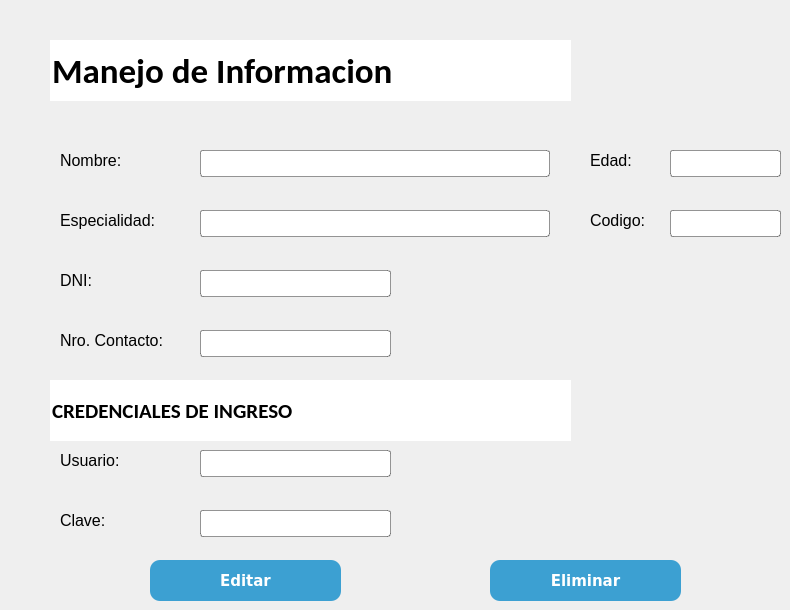
      <widget class="QWidget" name="tab_8">
       <attribute name="title">
        <string>Editar o Eliminar Doctor</string>
       </attribute>
       <widget class="QLineEdit" name="lineEdit_49">
        <property name="geometry">
         <rect>
          <x>200</x>
          <y>510</y>
          <width>191</width>
          <height>27</height>
         </rect>
        </property>
        <property name="font">
         <font>
          <family>Arial</family>
          <pointsize>12</pointsize>
         </font>
        </property>
        <property name="cursor">
         <cursorShape>IBeamCursor</cursorShape>
        </property>
        <property name="styleSheet">
         <string notr="true">background-color: rgb(255, 255, 255);  border: 1px solid rgba(0,0,0, 0.4); border-radius: 3px</string>
        </property>
        <property name="inputMethodHints">
         <set>Qt::ImhDigitsOnly|Qt::ImhFormattedNumbersOnly|Qt::ImhHiddenText|Qt::ImhNoAutoUppercase|Qt::ImhNoPredictiveText|Qt::ImhSensitiveData</set>
        </property>
        <property name="text">
         <string/>
        </property>
        <property name="echoMode">
         <enum>QLineEdit::Password</enum>
        </property>
       </widget>
       <widget class="QLabel" name="label_40">
        <property name="geometry">
         <rect>
          <x>60</x>
          <y>450</y>
          <width>131</width>
          <height>21</height>
         </rect>
        </property>
        <property name="font">
         <font>
          <family>Arial</family>
          <pointsize>12</pointsize>
         </font>
        </property>
        <property name="styleSheet">
         <string notr="true">border-width: 0px</string>
        </property>
        <property name="text">
         <string>Usuario:</string>
        </property>
       </widget>
       <widget class="QLineEdit" name="lineEdit_41">
        <property name="geometry">
         <rect>
          <x>670</x>
          <y>150</y>
          <width>111</width>
          <height>27</height>
         </rect>
        </property>
        <property name="font">
         <font>
          <family>Arial</family>
          <pointsize>12</pointsize>
         </font>
        </property>
        <property name="cursor">
         <cursorShape>IBeamCursor</cursorShape>
        </property>
        <property name="styleSheet">
         <string notr="true">background-color: rgb(255, 255, 255);  border: 1px solid rgba(0,0,0, 0.4); border-radius: 3px</string>
        </property>
        <property name="inputMethodHints">
         <set>Qt::ImhDigitsOnly|Qt::ImhFormattedNumbersOnly</set>
        </property>
        <property name="text">
         <string/>
        </property>
        <property name="readOnly">
         <bool>true</bool>
        </property>
       </widget>
       <widget class="QLabel" name="label_42">
        <property name="geometry">
         <rect>
          <x>60</x>
          <y>270</y>
          <width>61</width>
          <height>21</height>
         </rect>
        </property>
        <property name="font">
         <font>
          <family>Arial</family>
          <pointsize>12</pointsize>
         </font>
        </property>
        <property name="styleSheet">
         <string notr="true">border-width: 0px</string>
        </property>
        <property name="text">
         <string>DNI:</string>
        </property>
       </widget>
       <widget class="QLineEdit" name="lineEdit_48">
        <property name="geometry">
         <rect>
          <x>200</x>
          <y>270</y>
          <width>191</width>
          <height>27</height>
         </rect>
        </property>
        <property name="font">
         <font>
          <family>Arial</family>
          <pointsize>12</pointsize>
         </font>
        </property>
        <property name="cursor">
         <cursorShape>IBeamCursor</cursorShape>
        </property>
        <property name="styleSheet">
         <string notr="true">background-color: rgb(255, 255, 255);  border: 1px solid rgba(0,0,0, 0.4); border-radius: 3px</string>
        </property>
        <property name="inputMethodHints">
         <set>Qt::ImhDigitsOnly|Qt::ImhFormattedNumbersOnly</set>
        </property>
        <property name="text">
         <string/>
        </property>
        <property name="readOnly">
         <bool>true</bool>
        </property>
       </widget>
       <widget class="QLineEdit" name="lineEdit_44">
        <property name="geometry">
         <rect>
          <x>50</x>
          <y>40</y>
          <width>521</width>
          <height>61</height>
         </rect>
        </property>
        <property name="font">
         <font>
          <family>Calibri</family>
          <pointsize>26</pointsize>
          <weight>75</weight>
          <bold>true</bold>
         </font>
        </property>
        <property name="styleSheet">
         <string notr="true">border: none; background-image: transparent</string>
        </property>
        <property name="text">
         <string>Manejo de Informacion</string>
        </property>
       </widget>
       <widget class="QLabel" name="label_41">
        <property name="geometry">
         <rect>
          <x>60</x>
          <y>150</y>
          <width>81</width>
          <height>21</height>
         </rect>
        </property>
        <property name="font">
         <font>
          <family>Arial</family>
          <pointsize>12</pointsize>
         </font>
        </property>
        <property name="styleSheet">
         <string notr="true">border-width: 0px</string>
        </property>
        <property name="text">
         <string>Nombre:</string>
        </property>
       </widget>
       <widget class="QLabel" name="label_46">
        <property name="geometry">
         <rect>
          <x>60</x>
          <y>210</y>
          <width>131</width>
          <height>21</height>
         </rect>
        </property>
        <property name="font">
         <font>
          <family>Arial</family>
          <pointsize>12</pointsize>
          <weight>50</weight>
          <bold>false</bold>
         </font>
        </property>
        <property name="styleSheet">
         <string notr="true">border-width: 0px</string>
        </property>
        <property name="text">
         <string>Especialidad:</string>
        </property>
       </widget>
       <widget class="QLineEdit" name="lineEdit_47">
        <property name="geometry">
         <rect>
          <x>50</x>
          <y>380</y>
          <width>521</width>
          <height>61</height>
         </rect>
        </property>
        <property name="font">
         <font>
          <family>Calibri</family>
          <pointsize>16</pointsize>
          <weight>75</weight>
          <bold>true</bold>
         </font>
        </property>
        <property name="styleSheet">
         <string notr="true">border: none; background-image: transparent</string>
        </property>
        <property name="text">
         <string>CREDENCIALES DE INGRESO</string>
        </property>
       </widget>
       <widget class="QLabel" name="label_44">
        <property name="geometry">
         <rect>
          <x>60</x>
          <y>330</y>
          <width>131</width>
          <height>21</height>
         </rect>
        </property>
        <property name="font">
         <font>
          <family>Arial</family>
          <pointsize>12</pointsize>
         </font>
        </property>
        <property name="styleSheet">
         <string notr="true">border-width: 0px</string>
        </property>
        <property name="text">
         <string>Nro. Contacto:</string>
        </property>
       </widget>
       <widget class="QLineEdit" name="lineEdit_40">
        <property name="geometry">
         <rect>
          <x>200</x>
          <y>210</y>
          <width>350</width>
          <height>27</height>
         </rect>
        </property>
        <property name="font">
         <font>
          <family>Arial</family>
          <pointsize>12</pointsize>
         </font>
        </property>
        <property name="styleSheet">
         <string notr="true">background-color: rgb(255, 255, 255); border: 1px solid rgba(0,0,0, 0.4); border-radius: 3px</string>
        </property>
        <property name="text">
         <string/>
        </property>
        <property name="readOnly">
         <bool>true</bool>
        </property>
       </widget>
       <widget class="QLabel" name="label_7">
        <property name="geometry">
         <rect>
          <x>590</x>
          <y>150</y>
          <width>61</width>
          <height>21</height>
         </rect>
        </property>
        <property name="font">
         <font>
          <family>Arial</family>
          <pointsize>12</pointsize>
         </font>
        </property>
        <property name="styleSheet">
         <string notr="true">border-width: 0px</string>
        </property>
        <property name="text">
         <string>Edad:</string>
        </property>
       </widget>
       <widget class="QLabel" name="label_47">
        <property name="geometry">
         <rect>
          <x>60</x>
          <y>510</y>
          <width>131</width>
          <height>21</height>
         </rect>
        </property>
        <property name="font">
         <font>
          <family>Arial</family>
          <pointsize>12</pointsize>
         </font>
        </property>
        <property name="styleSheet">
         <string notr="true">border-width: 0px</string>
        </property>
        <property name="text">
         <string>Clave:</string>
        </property>
       </widget>
       <widget class="QLineEdit" name="lineEdit_43">
        <property name="geometry">
         <rect>
          <x>200</x>
          <y>330</y>
          <width>191</width>
          <height>27</height>
         </rect>
        </property>
        <property name="font">
         <font>
          <family>Arial</family>
          <pointsize>12</pointsize>
         </font>
        </property>
        <property name="cursor">
         <cursorShape>IBeamCursor</cursorShape>
        </property>
        <property name="styleSheet">
         <string notr="true">background-color: rgb(255, 255, 255);  border: 1px solid rgba(0,0,0, 0.4); border-radius: 3px</string>
        </property>
        <property name="inputMethodHints">
         <set>Qt::ImhDigitsOnly|Qt::ImhFormattedNumbersOnly</set>
        </property>
        <property name="text">
         <string/>
        </property>
        <property name="readOnly">
         <bool>true</bool>
        </property>
       </widget>
       <widget class="QLineEdit" name="lineEdit_46">
        <property name="geometry">
         <rect>
          <x>200</x>
          <y>450</y>
          <width>191</width>
          <height>27</height>
         </rect>
        </property>
        <property name="font">
         <font>
          <family>Arial</family>
          <pointsize>12</pointsize>
         </font>
        </property>
        <property name="cursor">
         <cursorShape>IBeamCursor</cursorShape>
        </property>
        <property name="styleSheet">
         <string notr="true">background-color: rgb(255, 255, 255);  border: 1px solid rgba(0,0,0, 0.4); border-radius: 3px</string>
        </property>
        <property name="inputMethodHints">
         <set>Qt::ImhDigitsOnly|Qt::ImhFormattedNumbersOnly</set>
        </property>
        <property name="text">
         <string/>
        </property>
       </widget>
       <widget class="QLineEdit" name="lineEdit_42">
        <property name="geometry">
         <rect>
          <x>670</x>
          <y>210</y>
          <width>111</width>
          <height>27</height>
         </rect>
        </property>
        <property name="font">
         <font>
          <family>Arial</family>
          <pointsize>12</pointsize>
         </font>
        </property>
        <property name="cursor">
         <cursorShape>IBeamCursor</cursorShape>
        </property>
        <property name="styleSheet">
         <string notr="true">background-color: rgb(255, 255, 255);  border: 1px solid rgba(0,0,0, 0.4); border-radius: 3px</string>
        </property>
        <property name="inputMethodHints">
         <set>Qt::ImhDigitsOnly|Qt::ImhFormattedNumbersOnly</set>
        </property>
        <property name="text">
         <string/>
        </property>
        <property name="readOnly">
         <bool>true</bool>
        </property>
       </widget>
       <widget class="QLabel" name="label_43">
        <property name="geometry">
         <rect>
          <x>590</x>
          <y>210</y>
          <width>61</width>
          <height>21</height>
         </rect>
        </property>
        <property name="font">
         <font>
          <family>Arial</family>
          <pointsize>12</pointsize>
         </font>
        </property>
        <property name="styleSheet">
         <string notr="true">border-width: 0px</string>
        </property>
        <property name="text">
         <string>Codigo:</string>
        </property>
       </widget>
       <widget class="QLineEdit" name="lineEdit_45">
        <property name="geometry">
         <rect>
          <x>200</x>
          <y>150</y>
          <width>350</width>
          <height>27</height>
         </rect>
        </property>
        <property name="font">
         <font>
          <family>Arial</family>
          <pointsize>12</pointsize>
         </font>
        </property>
        <property name="styleSheet">
         <string notr="true">background-color: rgb(255, 255, 255); border: 1px solid rgba(0,0,0, 0.4); border-radius: 3px</string>
        </property>
        <property name="text">
         <string/>
        </property>
        <property name="readOnly">
         <bool>true</bool>
        </property>
       </widget>
       <widget class="QPushButton" name="pushButton_4">
        <property name="enabled">
         <bool>true</bool>
        </property>
        <property name="geometry">
         <rect>
          <x>150</x>
          <y>560</y>
          <width>191</width>
          <height>41</height>
         </rect>
        </property>
        <property name="font">
         <font>
          <family>Verdana</family>
          <pointsize>11</pointsize>
          <weight>75</weight>
          <italic>false</italic>
          <bold>true</bold>
         </font>
        </property>
        <property name="cursor">
         <cursorShape>PointingHandCursor</cursorShape>
        </property>
        <property name="styleSheet">
         <string notr="true">background-color: rgb(60, 160, 210); 
border-radius: 10px; 
color: rgb(255, 255, 255)
</string>
        </property>
        <property name="text">
         <string>Editar</string>
        </property>
        <property name="icon">
         <iconset>
          <normaloff>../../.designer/backup/Iconos/historialmedico.png</normaloff>../../.designer/backup/Iconos/historialmedico.png</iconset>
        </property>
        <property name="iconSize">
         <size>
          <width>35</width>
          <height>35</height>
         </size>
        </property>
       </widget>
       <widget class="QPushButton" name="pushButton_12">
        <property name="enabled">
         <bool>true</bool>
        </property>
        <property name="geometry">
         <rect>
          <x>490</x>
          <y>560</y>
          <width>191</width>
          <height>41</height>
         </rect>
        </property>
        <property name="font">
         <font>
          <family>Verdana</family>
          <pointsize>11</pointsize>
          <weight>75</weight>
          <italic>false</italic>
          <bold>true</bold>
         </font>
        </property>
        <property name="cursor">
         <cursorShape>PointingHandCursor</cursorShape>
        </property>
        <property name="styleSheet">
         <string notr="true">background-color: rgb(60, 160, 210); 
border-radius: 10px; 
color: rgb(255, 255, 255)
</string>
        </property>
        <property name="text">
         <string>Eliminar</string>
        </property>
        <property name="icon">
         <iconset>
          <normaloff>../../.designer/backup/Iconos/historialmedico.png</normaloff>../../.designer/backup/Iconos/historialmedico.png</iconset>
        </property>
        <property name="iconSize">
         <size>
          <width>35</width>
          <height>35</height>
         </size>
        </property>
       </widget>
      </widget>
